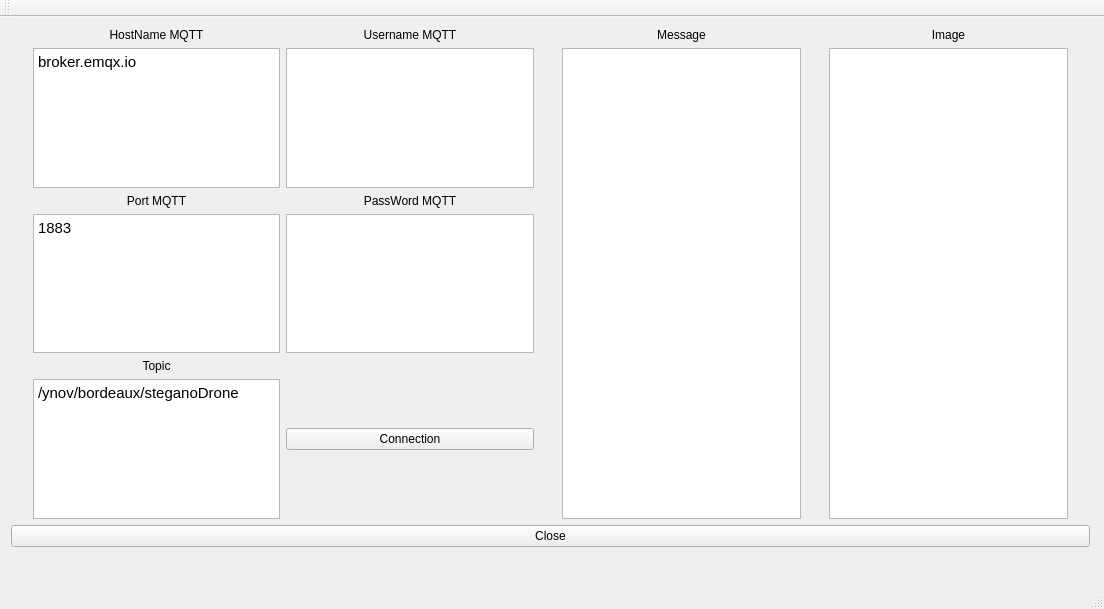
<?xml version="1.0" encoding="UTF-8"?>
<ui version="4.0">
 <class>MainWindow</class>
 <widget class="QMainWindow" name="MainWindow">
  <property name="enabled">
   <bool>true</bool>
  </property>
  <property name="geometry">
   <rect>
    <x>0</x>
    <y>0</y>
    <width>1104</width>
    <height>609</height>
   </rect>
  </property>
  <property name="windowTitle">
   <string>MainWindow</string>
  </property>
  <widget class="QWidget" name="centralWidget">
   <property name="autoFillBackground">
    <bool>true</bool>
   </property>
   <widget class="QWidget" name="verticalLayoutWidget_3">
    <property name="geometry">
     <rect>
      <x>0</x>
      <y>0</y>
      <width>1101</width>
      <height>541</height>
     </rect>
    </property>
    <layout class="QVBoxLayout" name="verticalLayout_2">
     <item>
      <layout class="QHBoxLayout" name="horizontalLayout">
       <property name="sizeConstraint">
        <enum>QLayout::SetMaximumSize</enum>
       </property>
       <item>
        <spacer name="horizontalSpacer">
         <property name="orientation">
          <enum>Qt::Horizontal</enum>
         </property>
         <property name="sizeHint" stdset="0">
          <size>
           <width>40</width>
           <height>20</height>
          </size>
         </property>
        </spacer>
       </item>
       <item>
        <layout class="QGridLayout" name="gridLayout">
         <item row="0" column="0">
          <widget class="QLabel" name="label">
           <property name="text">
            <string>HostName MQTT</string>
           </property>
           <property name="alignment">
            <set>Qt::AlignCenter</set>
           </property>
          </widget>
         </item>
         <item row="1" column="0">
          <widget class="QTextEdit" name="textEdit_HNMQTT">
           <property name="html">
            <string>&lt;!DOCTYPE HTML PUBLIC &quot;-//W3C//DTD HTML 4.0//EN&quot; &quot;http://www.w3.org/TR/REC-html40/strict.dtd&quot;&gt;
&lt;html&gt;&lt;head&gt;&lt;meta name=&quot;qrichtext&quot; content=&quot;1&quot; /&gt;&lt;meta charset=&quot;utf-8&quot; /&gt;&lt;style type=&quot;text/css&quot;&gt;
p, li { white-space: pre-wrap; }
hr { height: 1px; border-width: 0; }
li.unchecked::marker { content: &quot;\2610&quot;; }
li.checked::marker { content: &quot;\2612&quot;; }
&lt;/style&gt;&lt;/head&gt;&lt;body style=&quot; font-family:'Ubuntu'; font-size:11pt; font-weight:400; font-style:normal;&quot;&gt;
&lt;p style=&quot; margin-top:0px; margin-bottom:0px; margin-left:0px; margin-right:0px; -qt-block-indent:0; text-indent:0px;&quot;&gt;broker.emqx.io&lt;/p&gt;&lt;/body&gt;&lt;/html&gt;</string>
           </property>
          </widget>
         </item>
         <item row="2" column="1">
          <widget class="QLabel" name="label_5">
           <property name="text">
            <string>PassWord MQTT</string>
           </property>
           <property name="alignment">
            <set>Qt::AlignCenter</set>
           </property>
          </widget>
         </item>
         <item row="3" column="0">
          <widget class="QTextEdit" name="textEdit_PMQTT">
           <property name="html">
            <string>&lt;!DOCTYPE HTML PUBLIC &quot;-//W3C//DTD HTML 4.0//EN&quot; &quot;http://www.w3.org/TR/REC-html40/strict.dtd&quot;&gt;
&lt;html&gt;&lt;head&gt;&lt;meta name=&quot;qrichtext&quot; content=&quot;1&quot; /&gt;&lt;meta charset=&quot;utf-8&quot; /&gt;&lt;style type=&quot;text/css&quot;&gt;
p, li { white-space: pre-wrap; }
hr { height: 1px; border-width: 0; }
li.unchecked::marker { content: &quot;\2610&quot;; }
li.checked::marker { content: &quot;\2612&quot;; }
&lt;/style&gt;&lt;/head&gt;&lt;body style=&quot; font-family:'Ubuntu'; font-size:11pt; font-weight:400; font-style:normal;&quot;&gt;
&lt;p style=&quot; margin-top:0px; margin-bottom:0px; margin-left:0px; margin-right:0px; -qt-block-indent:0; text-indent:0px;&quot;&gt;1883&lt;/p&gt;&lt;/body&gt;&lt;/html&gt;</string>
           </property>
          </widget>
         </item>
         <item row="2" column="0">
          <widget class="QLabel" name="label_2">
           <property name="font">
            <font>
             <italic>false</italic>
             <bold>false</bold>
             <underline>false</underline>
             <strikeout>false</strikeout>
             <stylestrategy>PreferDefault</stylestrategy>
            </font>
           </property>
           <property name="text">
            <string>Port MQTT</string>
           </property>
           <property name="alignment">
            <set>Qt::AlignCenter</set>
           </property>
          </widget>
         </item>
         <item row="5" column="0">
          <widget class="QTextEdit" name="textEdit_topic">
           <property name="html">
            <string>&lt;!DOCTYPE HTML PUBLIC &quot;-//W3C//DTD HTML 4.0//EN&quot; &quot;http://www.w3.org/TR/REC-html40/strict.dtd&quot;&gt;
&lt;html&gt;&lt;head&gt;&lt;meta name=&quot;qrichtext&quot; content=&quot;1&quot; /&gt;&lt;meta charset=&quot;utf-8&quot; /&gt;&lt;style type=&quot;text/css&quot;&gt;
p, li { white-space: pre-wrap; }
hr { height: 1px; border-width: 0; }
li.unchecked::marker { content: &quot;\2610&quot;; }
li.checked::marker { content: &quot;\2612&quot;; }
&lt;/style&gt;&lt;/head&gt;&lt;body style=&quot; font-family:'Ubuntu'; font-size:11pt; font-weight:400; font-style:normal;&quot;&gt;
&lt;p style=&quot; margin-top:0px; margin-bottom:0px; margin-left:0px; margin-right:0px; -qt-block-indent:0; text-indent:0px;&quot;&gt;/ynov/bordeaux/steganoDrone&lt;/p&gt;&lt;/body&gt;&lt;/html&gt;</string>
           </property>
          </widget>
         </item>
         <item row="1" column="1">
          <widget class="QTextEdit" name="textEdit_UNMQTT"/>
         </item>
         <item row="0" column="1">
          <widget class="QLabel" name="label_4">
           <property name="text">
            <string>Username MQTT</string>
           </property>
           <property name="alignment">
            <set>Qt::AlignCenter</set>
           </property>
          </widget>
         </item>
         <item row="4" column="0">
          <widget class="QLabel" name="label_7">
           <property name="text">
            <string>Topic</string>
           </property>
           <property name="alignment">
            <set>Qt::AlignCenter</set>
           </property>
          </widget>
         </item>
         <item row="3" column="1">
          <widget class="QTextEdit" name="textEdit_PWMQTT"/>
         </item>
         <item row="4" column="1" rowspan="2">
          <widget class="QPushButton" name="pushButtonConnection">
           <property name="text">
            <string>Connection</string>
           </property>
          </widget>
         </item>
        </layout>
       </item>
       <item>
        <spacer name="horizontalSpacer_2">
         <property name="orientation">
          <enum>Qt::Horizontal</enum>
         </property>
         <property name="sizeHint" stdset="0">
          <size>
           <width>40</width>
           <height>20</height>
          </size>
         </property>
        </spacer>
       </item>
       <item>
        <layout class="QVBoxLayout" name="verticalLayout">
         <item>
          <widget class="QLabel" name="label_3">
           <property name="text">
            <string>Message</string>
           </property>
           <property name="alignment">
            <set>Qt::AlignCenter</set>
           </property>
          </widget>
         </item>
         <item>
          <widget class="QTextBrowser" name="textBrowserMessage"/>
         </item>
        </layout>
       </item>
       <item>
        <spacer name="horizontalSpacer_3">
         <property name="orientation">
          <enum>Qt::Horizontal</enum>
         </property>
         <property name="sizeHint" stdset="0">
          <size>
           <width>40</width>
           <height>20</height>
          </size>
         </property>
        </spacer>
       </item>
       <item>
        <layout class="QVBoxLayout" name="verticalLayout_3">
         <item>
          <widget class="QLabel" name="label_6">
           <property name="text">
            <string>Image</string>
           </property>
           <property name="alignment">
            <set>Qt::AlignCenter</set>
           </property>
          </widget>
         </item>
         <item>
          <widget class="QGraphicsView" name="graphicsView"/>
         </item>
        </layout>
       </item>
       <item>
        <spacer name="horizontalSpacer_4">
         <property name="orientation">
          <enum>Qt::Horizontal</enum>
         </property>
         <property name="sizeHint" stdset="0">
          <size>
           <width>40</width>
           <height>20</height>
          </size>
         </property>
        </spacer>
       </item>
      </layout>
     </item>
     <item>
      <widget class="QPushButton" name="pushButtonClose">
       <property name="text">
        <string>Close</string>
       </property>
      </widget>
     </item>
    </layout>
   </widget>
  </widget>
  <widget class="QStatusBar" name="statusBar"/>
  <widget class="QToolBar" name="mainToolBar">
   <attribute name="toolBarArea">
    <enum>TopToolBarArea</enum>
   </attribute>
   <attribute name="toolBarBreak">
    <bool>false</bool>
   </attribute>
  </widget>
  <widget class="QMenuBar" name="menuBar">
   <property name="geometry">
    <rect>
     <x>0</x>
     <y>0</y>
     <width>1104</width>
     <height>22</height>
    </rect>
   </property>
  </widget>
 </widget>
 <layoutdefault spacing="6" margin="11"/>
 <resources/>
 <connections/>
</ui>
